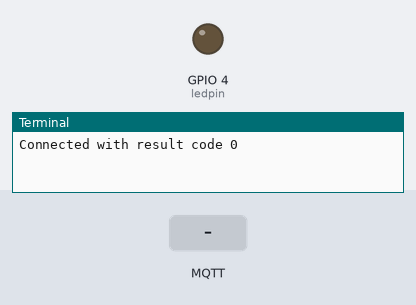
A program run on a simulated Raspberry Pi (BCM pin numbers). Parts: output pins drawn as LEDs (lit = HIGH), the last lines printed to the terminal. The test bench sets the inputs (shaded band). No MQTT or app messages arrive unless stated.

Above: at 1.3 s.
1.4 s: MQTT message "ON" arrives on the first subscribed topic
At 2.6 s:
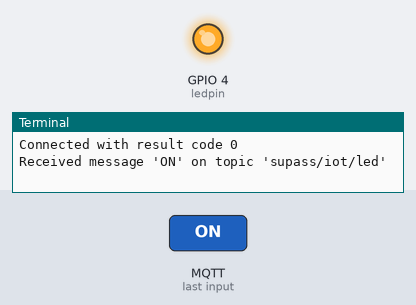
2.9 s: MQTT message "1" arrives on the first subscribed topic
At 3.8 s:
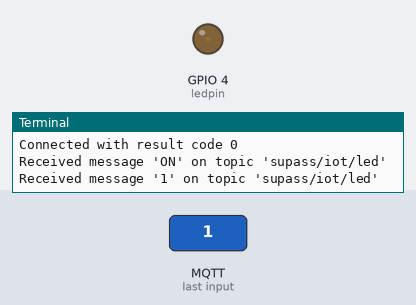
4.4 s: MQTT message "on" arrives on the first subscribed topic
At 5.0 s:
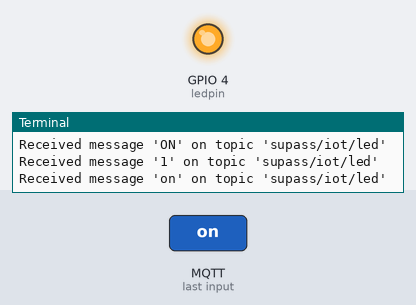
5.9 s: MQTT message "off" arrives on the first subscribed topic
At 7.3 s:
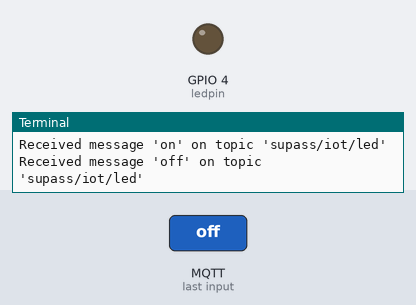
Timing chart, 0 to 8.4 s (numbered marks = the images above; inputs shaded):
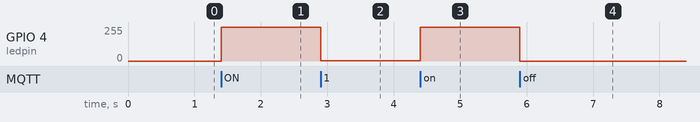

Measured:
- after the input at 1.4 s, GPIO 4 (ledpin): 0/255 → 255/255 at once
- after the input at 2.9 s, GPIO 4 (ledpin): 255/255 → 3/255 at once
- after the input at 4.4 s, GPIO 4 (ledpin): 3/255 → 255/255 at once
- after the input at 5.9 s, GPIO 4 (ledpin): 255/255 → 0/255 at once

The program:

sub.py
```python
import paho.mqtt.client as mqtt
import pwm


MQTT_BROKER = 'mqtt-dashboard.com'
MQTT_PORT = 1883
MQTT_TOPIC = 'supass/iot/led'

# Define the callback functions
def on_connect(client, userdata, flags, rc):
    print(f"Connected with result code {rc}")
    # Subscribe to the topic once connected
    client.subscribe(MQTT_TOPIC)

def on_message(client, userdata, message):
    print(f"Received message '{message.payload.decode()}' on topic '{message.topic}'")
    try :
        pwm.pi_pwm.ChangeDutyCycle(int(message.payload.decode()))
    except:
        pwm.pi_pwm.ChangeDutyCycle(100 if message.payload.decode().upper() == "ON" else 0)


# Create a new MQTT client instance
client = mqtt.Client()

# Set the callback functions
client.on_connect = on_connect
client.on_message = on_message

# Connect to the broker
client.connect(MQTT_BROKER, MQTT_PORT, 60)

# Start the loop to process network traffic and dispatch callbacks
client.loop_start()

try:
    # Keep the script running
    while True:
        pass
except KeyboardInterrupt:
    # Stop the loop and disconnect gracefully on keyboard interrupt
    client.loop_stop()
    client.disconnect()
```

pwm.py
```python
import RPi.GPIO as GPIO
import pwm
from time import sleep
GPIO.setwarnings(False) #disable warnings
GPIO.setmode(GPIO.BCM) #set pin numbering
ledpin = 4 #PWM pin connected to LED
#system
GPIO.setup(ledpin,GPIO.OUT)
pi_pwm = GPIO.PWM(ledpin,1000) #create PWM instance with frequency 1000
pi_pwm.start(0) #start PWM of 0% Duty Cycle
```
